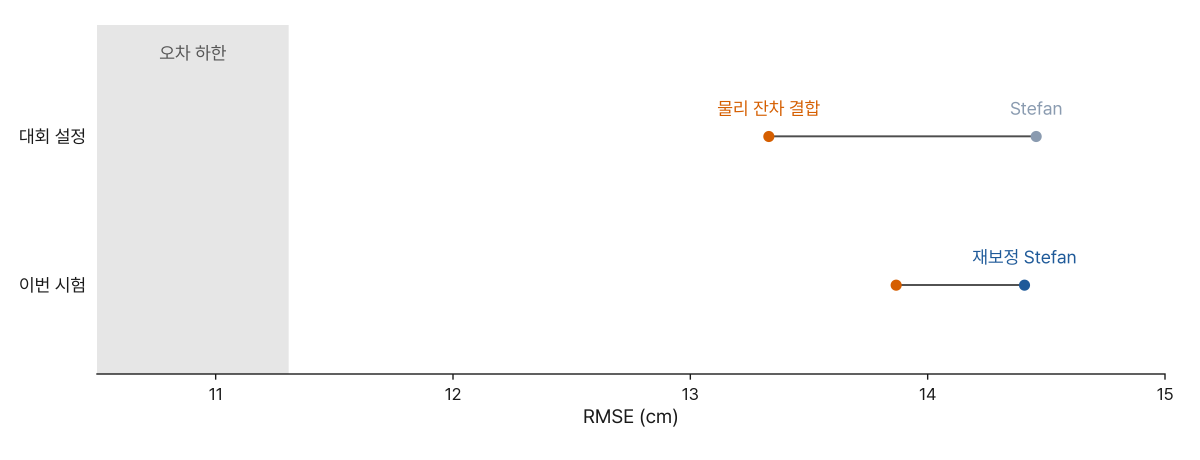
#> input picture deck/assets/paper_report/S20_contest_vs_strict.png, 3600 x 1380 px, given in place of Lena_label_sequence_v1.png, which was not available (shown at 1/3 size)
$ python showpiece_contact_sheet.py
#> lines starting #> are read from the running program, lines starting #| are printed output that depends on the picture
"""showpiece · 산출 PNG 의 점검용 접촉 인쇄(contact sheet). 3열, 축소판마다 파일 이름·크기 글.
산출  deck/assets/paper_report/maps/showpiece_contact_sheet.png
실행  python3 scripts/4_visualization/paper_v3/showpiece_contact_sheet.py
"""
from __future__ import annotations

import json
from pathlib import Path

from PIL import Image, ImageDraw, ImageFont

ROOT = Path(__file__).resolve().parents[3]
MAPS = ROOT / "deck" / "assets" / "paper_report" / "maps"
PAPER = ROOT / "outputs" / "figures" / "paper" / "v3_restructure" / "maps"
ITEMS = [
    PAPER / "Lena_label_sequence_v1.png", PAPER / "Alaska_label_sequence_v1.png",
    MAPS / "Lena_label_sequence_slide.png", MAPS / "Alaska_label_sequence_slide.png",
    MAPS / "Lena_label_sequence_frames" / "frame_1_n10.png", MAPS / "Alaska_label_sequence_frames" / "frame_4_nall.png",
    PAPER / "Lena_ALT_hillshade_v1.png", PAPER / "Alaska_ALT_hillshade_v1.png",
    MAPS / "Lena_ALT_hillshade_slide.png", MAPS / "Alaska_ALT_hillshade_slide.png",
    ROOT / "deck" / "assets" / "paper_report" / "cover_bg_v1.png", MAPS / "Lena_ALT_3d_slide.png",
    PAPER / "Lena_transfer_methods_v1.png", MAPS / "Lena_transfer_methods_v1_slide.png",
    PAPER / "Alaska_obs_vs_pred_v1.png", MAPS / "Alaska_obs_vs_pred_v1_slide.png",
]
TW, PAD, CAP, NCOL = 1100, 30, 70, 3
FONT = "/usr/share/fonts/truetype/freefont/FreeSans.ttf"


def main():
    font = ImageFont.truetype(FONT, 26)
    thumbs = []
    for p in ITEMS:
        im = Image.open(p).convert("RGB")
        w, h = im.size
#> w = 3600; h = 1380
        s = TW / w
#> s = 0.306
        th = im.resize((TW, int(round(h * s))), Image.LANCZOS)
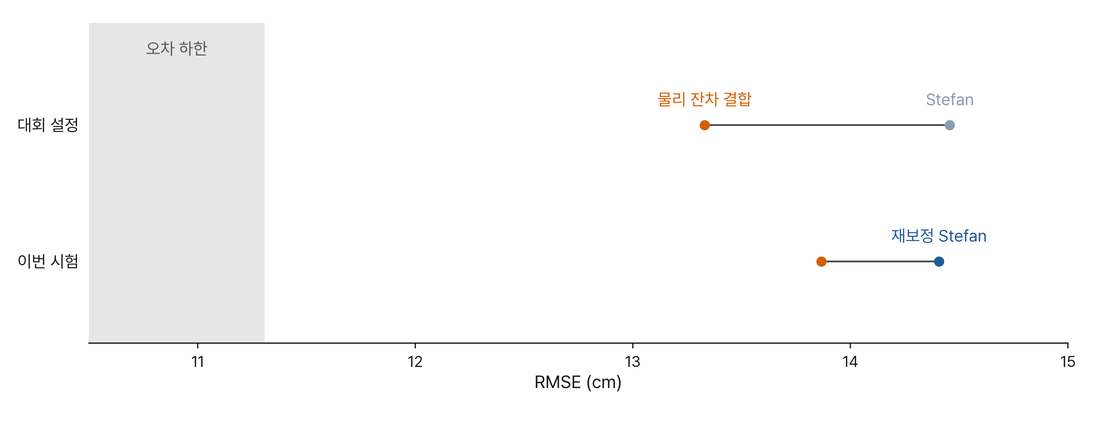
#> th: PIL image 1100x422 RGB; mean R, G, B 250.1, 250, 250
#> (the run stopped early here; a loop or call above may not have finished)

$ run again, on deck/assets/v8/G4_inputs.png
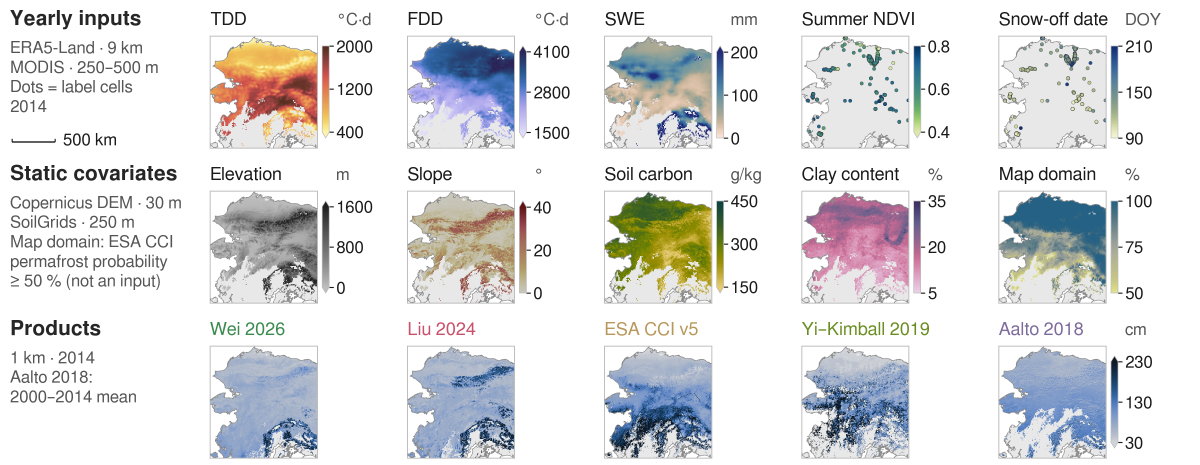
#> input picture deck/assets/v8/G4_inputs.png, 3600 x 1395 px, given in place of Lena_label_sequence_v1.png, which was not available (shown at 1/3 size)
#> in main, im is the input picture: PIL image 3600x1395 RGB; mean R, G, B 224.2, 224.7, 225.7
#> in main, `th = im.resize((TW, int(round(h * s))), Image.LANCZOS)`:
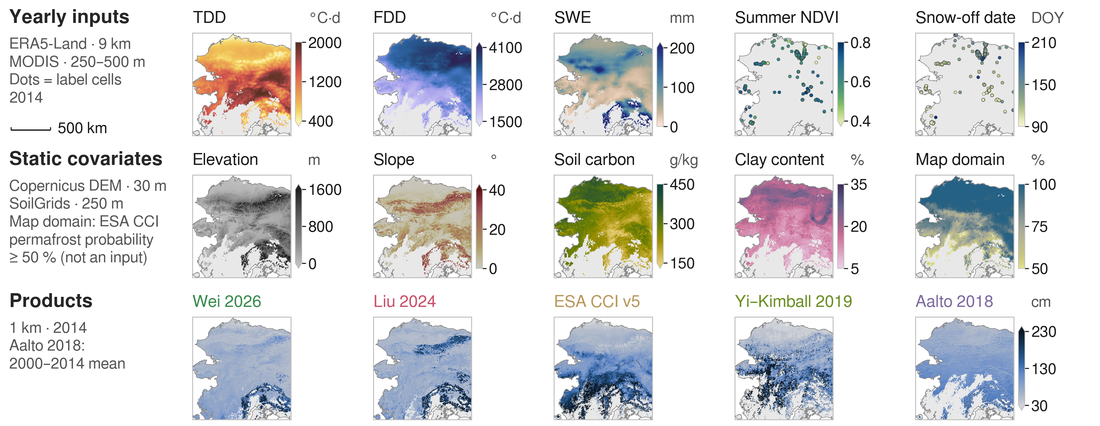
#> th: PIL image 1100x426 RGB; mean R, G, B 223.7, 224.2, 225.2
